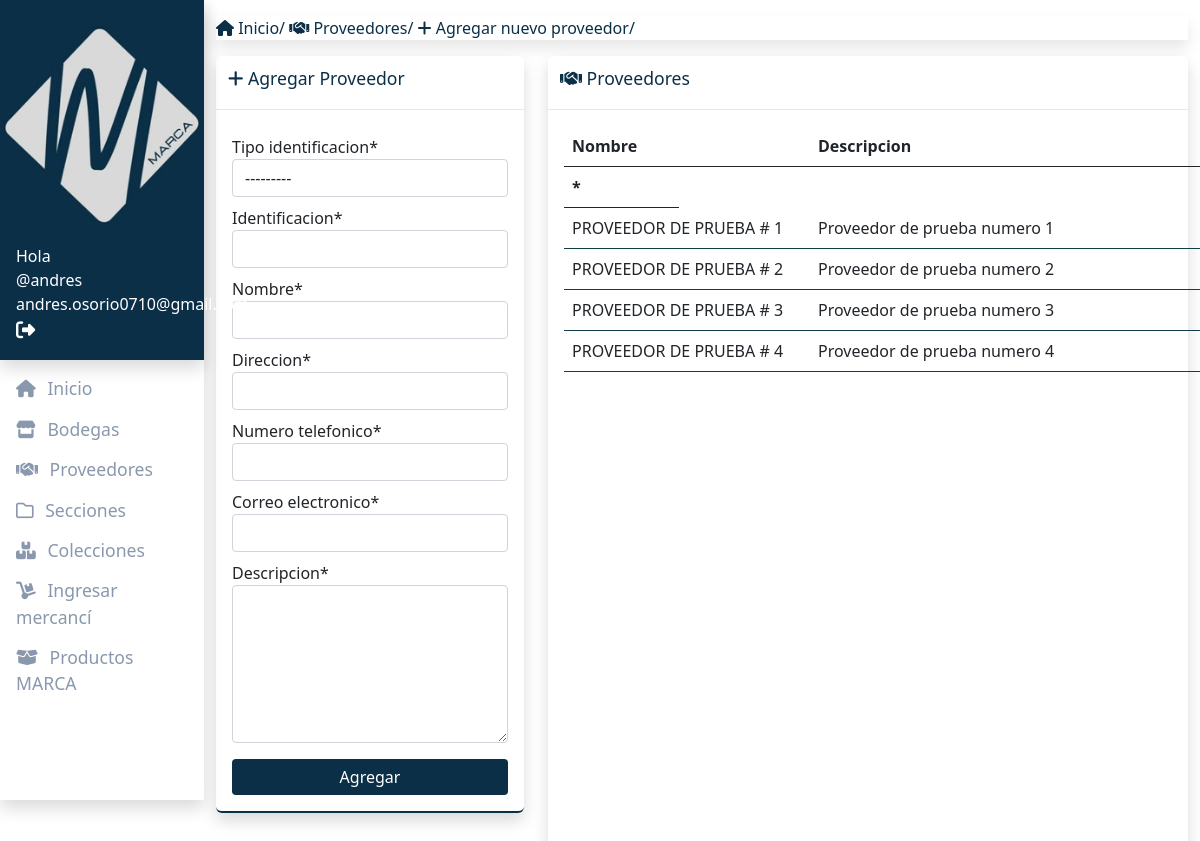
The page /marca/proveedores/agregar/ (signed in) on the database its author committed.
### proveedor_app/models/proveedor.py (models this page shows, shortened)
class Proveedor(ParanoidModel):
    uuid = models.UUIDField(default=uuid4, editable=False, primary_key=True)
    tipo_identificacion = models.CharField(
        max_length=7, choices=tipo_identificacion_opciones)
    identificacion = models.CharField(max_length=15)
    nombre = models.CharField(max_length=50)
    direccion = models.CharField(max_length=80)
    numero_telefonico = models.CharField(max_length=10)
    correo_electronico = models.EmailField()
    descripcion = models.TextField()

### administracion_app/views/proveedor.py (the view, shortened to what this page needs)
# urls.py: path('marca/proveedores/agregar/', admin_proveedor_agregar,
@permission_required('administracion_app.add_proveedor')
def admin_proveedor_agregar(request):
    proveedores = consultar_all()
    data = {'proveedores': proveedores, 'form': ProveedorForm}
    return render(request, 'administracion_app/proveedor/agregar.html', data)

### administracion_app/views/proveedor.py (called while the page is built)
def consultar_all():
    consulta = Proveedor.objects.all().order_by('nombre')
    return consulta

### administracion_app/templates/administracion_app/proveedor/agregar.html (shortened to what this page needs)
{% extends 'administracion_app/proveedor/base.html' %}
{% load crispy_forms_tags %}
{% block complemento_barra_superior %}
<a href="{% url 'admin_proveedor_agregar' %}">
    <i class="fas fa-plus"></i> Agregar nuevo proveedor/
</a>
{% endblock %}
{% block contenedor %}
<div class="row">
    <div class="col-md-4">
        <div class="panel shadow">
            <div class="header">
                <h2 class="title"><i class="fas fa-plus"></i> Agregar Proveedor</h2>
            </div>
            <div class="inside">
                <form method="POST">
                    {{ form | crispy }}
                    <div class="mtop16">
                        <div class="row">
                            <div class="col-md-12">
                                <button type="submit" class="btn btn-success"
                                    title="Agregar nuevo proveedor">Agregar</button>
                            </div>
                        </div>
                    </div>
                </form>
            </div>
        </div>
    </div>
    <div class="col-md-8">
        {% include 'administracion_app/proveedor/listar.html' %}
    </div>
</div>
{% endblock %}

### administracion_app/templates/administracion_app/barra_lateral.html (shortened to what this page needs)
{% load static %}
<div class="sidebar shadow">
    <div class="section-top">
        <div class="logo">
            <img src="{% static 'administracion_app/img/logoMarca.png' %}" alt="logo" class="img-fluid" />
        </div>
        <div class="user">
            {% if user.is_authenticated %}
            <span class="subtitle">Hola</span>
            <div class="name">
                @{{user.username}} <br>
                <div class="email">{{user.email}}</div>
            </div>
            <a href="{% url 'logout' %}" data-toggle="tooltip" data-placement="top" title="Salir">
                <i class="fas fa-sign-out-alt"></i>
            </a>
            {% else %}
            <li><a href="{% url 'registro' %}">Registrarce</a></li>
            <li><a href="{% url 'login' %}">Ingresar</a></li>
            {% endif %}
        </div>
    </div>
    <div class="main">
        <ul>
            <li>
                <a href="{% url 'admin_inicio' %}"><i class="fas fa-home"></i> Inicio</a>
            </li>
            <li>
                <a href="{% url 'admin_bodega_inicio' %}">
                    <i class="fas fa-store"></i> Bodegas
                </a>
            </li>
            <li>
                <a href="{% url 'admin_proveedor_inicio' %}">
                    <i class="fas fa-handshake"></i> Proveedores
                </a>
            </li>
            <li>
                <a href="{% url 'admin_seccion_inicio' %}">
                    <i class="far fa-folder"></i> Secciones
                </a>
            </li>
            <li>
                <a href="{% url 'admin_coleccion_inicio' %}">
                    <i class="fas fa-boxes"></i> Colecciones
                </a>
            </li>
            <li>
                <a href="{% url 'admin_producto_bodega_inicio' %}">
                    <i class="fas fa-dolly"></i> Ingresar mercancí
                </a>
            </li>
            <li>
                <a href="{% url 'admin_producto_marca_inicio' %}">
                    <i class="fas fa-box-open"></i> Productos MARCA
                </a>
            </li>
        </ul>
    </div>
</div>

### administracion_app/templates/administracion_app/proveedor/listar.html (shortened to what this page needs)
{% load humanize %}
<div class="panel shadow">
    <div class="header">
        <h2 class="title">
            <i class="fas fa-handshake"></i> Proveedores
        </h2>
    </div>
    <div class="inside">
        <table class="table table-fixed table-fixed-601">
            <thead>
                <tr>
                    <th style="width: 246px;">Nombre</th>
                    <th style="width: 460px;">Descripcion</th>
                    <th style="width: 115px;">*</th>
                </tr>
            </thead>
            <tbody>
                {% for proveedor in proveedores%}
                <tr style="width: 806px;">
                    <td style="width: 246px;">{{ proveedor.nombre }}</td>
                    <td style="width: 460px;">
                        {{ proveedor.descripcion }}
                    </td>
                </tr>
                {% endfor %}
            </tbody>
        </table>
    </div>
</div>

### administracion_app/static/administracion_app/css/administracion.css (style rules this page uses)
body { background-color: #f5f6fa; font-size: 14px; font-family: "Roboto Slab", serif; }
h1, h3, h4, h5, ul, body, html { padding: 0; margin: 0; }
.sidebar { background-color: #fff; min-height: 100vh; }
.sidebar .section-top { background-color: #0b2f47; box-shadow: 0 0.5rem 1rem rgba(0, 0, 0, 0.15); }
.sidebar .logo { display: block; margin: 0 auto; padding-top: 24px; white: 60%; }
.sidebar .user { color: #fff !important; padding: 16px; }
.sidebar .user a { color: #fff; font-size: 1.2em; }
.main { margin-top: 10px; }
.main ul { padding: 0px 0px; text-decoration: none; list-style: none; }
.main ul li { margin-bottom: 4px; text-decoration: none; }
.main ul li a { color: #8998ac; display: block; font-size: 1.1em; padding: 5px 16px; text-decoration: none; }
.main ul li a i { margin-right: 7px; text-decoration: none; }
.page .breadcrumb .breadcrumb-item a { text-decoration: none; color: #0b2f47 !important; }
.page .panel { background-color: #fff; border-radius: 6px; border-bottom: 2px solid #0b2f47; width: 100%; }
.page .panel .header { border-bottom: 1px solid #e8e8e8; }
.page .panel .header h2.title { display: inline-block; color: #0b2f47; font-size: 1.1em; padding: 12px 12px; }
.page .panel .inside { padding: 16px; }
.mtop16 { margin-top: 16px; }
.btn-success { background-color: #0b2f47 !important; border: 0 !important; width: 100%; outline: none; box-shadow: none; box-shadow: none !important; outline: none !important; }
form label { margin-top: 9px !important; }
.table-fixed-601 tbody { height: 612px !important; overflow-y: auto; width: 100%; }
.table-fixed thead, .table-fixed tbody, .table-fixed td, .table-fixed th { display: block; }
.table-fixed tbody td { float: left; border-bottom-width: 0; }
.table-fixed tbody tr { float: left; border-bottom: #103d47 solid 1px; }
.table-fixed thead > tr > th { float: left; border-bottom-width: 1; }

### rows shown on the page
Proveedor: nombre "PROVEEDOR DE PRUEBA # 1", descripcion "Proveedor de prueba numero 1"
Proveedor: nombre "PROVEEDOR DE PRUEBA # 2", descripcion "Proveedor de prueba numero 2"
Proveedor: nombre "PROVEEDOR DE PRUEBA # 3", descripcion "Proveedor de prueba numero 3"
Proveedor: nombre "PROVEEDOR DE PRUEBA # 4", descripcion "Proveedor de prueba numero 4"

### other values the page prints
{{ user.username }} "andres"
{{ user.email }} "andres.osorio0710@gmail.com"
